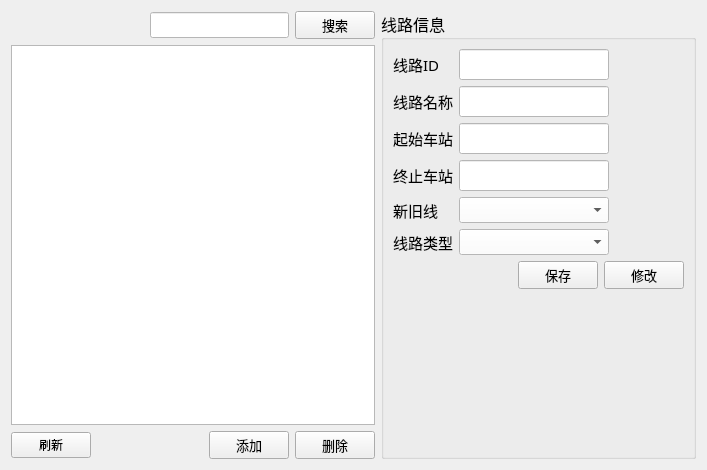
<?xml version="1.0" encoding="UTF-8"?>
<ui version="4.0">
 <class>ManageLineWidget</class>
 <widget class="QWidget" name="ManageLineWidget">
  <property name="geometry">
   <rect>
    <x>0</x>
    <y>0</y>
    <width>707</width>
    <height>470</height>
   </rect>
  </property>
  <property name="windowTitle">
   <string>Form</string>
  </property>
  <property name="styleSheet">
   <string notr="true"/>
  </property>
  <layout class="QGridLayout" name="gridLayout_2">
   <item row="0" column="0">
    <layout class="QHBoxLayout" name="horizontalLayout_2">
     <item>
      <spacer name="horizontalSpacer_7">
       <property name="orientation">
        <enum>Qt::Horizontal</enum>
       </property>
       <property name="sizeHint" stdset="0">
        <size>
         <width>40</width>
         <height>20</height>
        </size>
       </property>
      </spacer>
     </item>
     <item>
      <widget class="QLineEdit" name="findEdit">
       <property name="font">
        <font>
         <family>微软雅黑</family>
         <pointsize>10</pointsize>
        </font>
       </property>
       <property name="styleSheet">
        <string notr="true">background-color: rgb(255, 255, 255);</string>
       </property>
      </widget>
     </item>
     <item>
      <widget class="QPushButton" name="findButton">
       <property name="font">
        <font>
         <family>微软雅黑</family>
         <pointsize>10</pointsize>
        </font>
       </property>
       <property name="text">
        <string>搜索</string>
       </property>
       <property name="icon">
        <iconset resource="../../../lz_client_main/resource/icons.qrc">
         <normaloff>:/image/search (2).png</normaloff>:/image/search (2).png</iconset>
       </property>
       <property name="iconSize">
        <size>
         <width>40</width>
         <height>30</height>
        </size>
       </property>
       <property name="default">
        <bool>false</bool>
       </property>
      </widget>
     </item>
    </layout>
   </item>
   <item row="0" column="1" rowspan="3">
    <widget class="QGroupBox" name="groupBox">
     <property name="maximumSize">
      <size>
       <width>339</width>
       <height>16777215</height>
      </size>
     </property>
     <property name="font">
      <font>
       <family>华文楷体</family>
       <pointsize>12</pointsize>
      </font>
     </property>
     <property name="title">
      <string>线路信息</string>
     </property>
     <layout class="QVBoxLayout" name="verticalLayout">
      <item>
       <layout class="QGridLayout" name="gridLayout">
        <item row="0" column="0">
         <widget class="QLabel" name="label">
          <property name="font">
           <font>
            <family>微软雅黑</family>
            <pointsize>11</pointsize>
           </font>
          </property>
          <property name="text">
           <string>线路ID</string>
          </property>
         </widget>
        </item>
        <item row="0" column="1">
         <widget class="QLineEdit" name="lineEdit_lineiD">
          <property name="enabled">
           <bool>true</bool>
          </property>
          <property name="font">
           <font>
            <family>华文楷体</family>
            <pointsize>12</pointsize>
           </font>
          </property>
          <property name="acceptDrops">
           <bool>true</bool>
          </property>
          <property name="styleSheet">
           <string notr="true">background-color: rgb(255, 255, 255);</string>
          </property>
         </widget>
        </item>
        <item row="0" column="2">
         <spacer name="horizontalSpacer_3">
          <property name="orientation">
           <enum>Qt::Horizontal</enum>
          </property>
          <property name="sizeHint" stdset="0">
           <size>
            <width>78</width>
            <height>17</height>
           </size>
          </property>
         </spacer>
        </item>
        <item row="1" column="0">
         <widget class="QLabel" name="label_2">
          <property name="font">
           <font>
            <family>微软雅黑</family>
            <pointsize>11</pointsize>
           </font>
          </property>
          <property name="text">
           <string>线路名称</string>
          </property>
         </widget>
        </item>
        <item row="1" column="1">
         <widget class="QLineEdit" name="lineEdit_lineName">
          <property name="font">
           <font>
            <family>华文楷体</family>
            <pointsize>12</pointsize>
           </font>
          </property>
          <property name="styleSheet">
           <string notr="true">background-color: rgb(255, 255, 255);</string>
          </property>
         </widget>
        </item>
        <item row="1" column="2">
         <spacer name="horizontalSpacer_4">
          <property name="orientation">
           <enum>Qt::Horizontal</enum>
          </property>
          <property name="sizeHint" stdset="0">
           <size>
            <width>78</width>
            <height>20</height>
           </size>
          </property>
         </spacer>
        </item>
        <item row="2" column="0">
         <widget class="QLabel" name="label_3">
          <property name="font">
           <font>
            <family>微软雅黑</family>
            <pointsize>11</pointsize>
           </font>
          </property>
          <property name="text">
           <string>起始车站</string>
          </property>
         </widget>
        </item>
        <item row="2" column="1">
         <widget class="QLineEdit" name="lineEdit_startStation">
          <property name="font">
           <font>
            <family>华文楷体</family>
            <pointsize>12</pointsize>
           </font>
          </property>
          <property name="styleSheet">
           <string notr="true">background-color: rgb(255, 255, 255);</string>
          </property>
         </widget>
        </item>
        <item row="2" column="2">
         <spacer name="horizontalSpacer_5">
          <property name="orientation">
           <enum>Qt::Horizontal</enum>
          </property>
          <property name="sizeHint" stdset="0">
           <size>
            <width>78</width>
            <height>29</height>
           </size>
          </property>
         </spacer>
        </item>
        <item row="3" column="0">
         <widget class="QLabel" name="label_4">
          <property name="font">
           <font>
            <family>微软雅黑</family>
            <pointsize>11</pointsize>
           </font>
          </property>
          <property name="text">
           <string>终止车站</string>
          </property>
         </widget>
        </item>
        <item row="3" column="1">
         <widget class="QLineEdit" name="lineEdit_endStation">
          <property name="font">
           <font>
            <family>华文楷体</family>
            <pointsize>12</pointsize>
           </font>
          </property>
          <property name="styleSheet">
           <string notr="true">background-color: rgb(255, 255, 255);</string>
          </property>
         </widget>
        </item>
        <item row="3" column="2">
         <spacer name="horizontalSpacer_6">
          <property name="orientation">
           <enum>Qt::Horizontal</enum>
          </property>
          <property name="sizeHint" stdset="0">
           <size>
            <width>78</width>
            <height>17</height>
           </size>
          </property>
         </spacer>
        </item>
        <item row="4" column="0">
         <widget class="QLabel" name="dormitory">
          <property name="minimumSize">
           <size>
            <width>31</width>
            <height>21</height>
           </size>
          </property>
          <property name="font">
           <font>
            <family>微软雅黑</family>
            <pointsize>11</pointsize>
           </font>
          </property>
          <property name="text">
           <string>新旧线</string>
          </property>
          <property name="alignment">
           <set>Qt::AlignLeading|Qt::AlignLeft|Qt::AlignVCenter</set>
          </property>
         </widget>
        </item>
        <item row="4" column="1">
         <widget class="QComboBox" name="combobox_isNewLine">
          <property name="minimumSize">
           <size>
            <width>150</width>
            <height>0</height>
           </size>
          </property>
          <property name="font">
           <font>
            <family>微软雅黑</family>
            <pointsize>10</pointsize>
           </font>
          </property>
          <property name="styleSheet">
           <string notr="true">background-color: rgb(255, 255, 255);</string>
          </property>
          <item>
           <property name="text">
            <string/>
           </property>
          </item>
          <item>
           <property name="text">
            <string>新线</string>
           </property>
          </item>
          <item>
           <property name="text">
            <string>旧线</string>
           </property>
          </item>
         </widget>
        </item>
        <item row="5" column="0">
         <widget class="QLabel" name="qq">
          <property name="minimumSize">
           <size>
            <width>31</width>
            <height>21</height>
           </size>
          </property>
          <property name="font">
           <font>
            <family>微软雅黑</family>
            <pointsize>11</pointsize>
           </font>
          </property>
          <property name="text">
           <string>线路类型</string>
          </property>
          <property name="alignment">
           <set>Qt::AlignLeading|Qt::AlignLeft|Qt::AlignVCenter</set>
          </property>
         </widget>
        </item>
        <item row="5" column="1">
         <widget class="QComboBox" name="combobox_lineType">
          <property name="minimumSize">
           <size>
            <width>150</width>
            <height>0</height>
           </size>
          </property>
          <property name="font">
           <font>
            <family>微软雅黑</family>
            <pointsize>10</pointsize>
           </font>
          </property>
          <property name="styleSheet">
           <string notr="true">background-color: rgb(255, 255, 255);</string>
          </property>
          <item>
           <property name="text">
            <string/>
           </property>
          </item>
          <item>
           <property name="text">
            <string>内燃牵引</string>
           </property>
          </item>
          <item>
           <property name="text">
            <string>电力牵引</string>
           </property>
          </item>
         </widget>
        </item>
       </layout>
      </item>
      <item>
       <layout class="QHBoxLayout" name="horizontalLayout">
        <item>
         <spacer name="horizontalSpacer_2">
          <property name="orientation">
           <enum>Qt::Horizontal</enum>
          </property>
          <property name="sizeHint" stdset="0">
           <size>
            <width>83</width>
            <height>24</height>
           </size>
          </property>
         </spacer>
        </item>
        <item>
         <widget class="QPushButton" name="saveLine">
          <property name="font">
           <font>
            <family>微软雅黑</family>
            <pointsize>10</pointsize>
           </font>
          </property>
          <property name="text">
           <string>保存</string>
          </property>
          <property name="icon">
           <iconset resource="../../../lz_client_main/resource/icons.qrc">
            <normaloff>:/image/filesave.png</normaloff>:/image/filesave.png</iconset>
          </property>
         </widget>
        </item>
        <item>
         <widget class="QPushButton" name="modifyLine">
          <property name="font">
           <font>
            <family>微软雅黑</family>
            <pointsize>10</pointsize>
           </font>
          </property>
          <property name="text">
           <string>修改</string>
          </property>
          <property name="icon">
           <iconset resource="../../../lz_client_main/resource/icons.qrc">
            <normaloff>:/image/notepad.png</normaloff>:/image/notepad.png</iconset>
          </property>
         </widget>
        </item>
       </layout>
      </item>
      <item>
       <spacer name="verticalSpacer">
        <property name="orientation">
         <enum>Qt::Vertical</enum>
        </property>
        <property name="sizeHint" stdset="0">
         <size>
          <width>20</width>
          <height>40</height>
         </size>
        </property>
       </spacer>
      </item>
     </layout>
    </widget>
   </item>
   <item row="1" column="0">
    <widget class="QTableView" name="linesView">
     <property name="font">
      <font>
       <family>微软雅黑</family>
       <pointsize>10</pointsize>
       <weight>50</weight>
       <italic>false</italic>
       <bold>false</bold>
      </font>
     </property>
     <property name="focusPolicy">
      <enum>Qt::NoFocus</enum>
     </property>
     <property name="styleSheet">
      <string notr="true">font: 10pt &quot;微软雅黑&quot;;</string>
     </property>
    </widget>
   </item>
   <item row="2" column="0">
    <layout class="QHBoxLayout" name="horizontalLayout_3">
     <item>
      <widget class="QPushButton" name="refreshButton">
       <property name="text">
        <string>刷新</string>
       </property>
       <property name="icon">
        <iconset resource="../../../lz_client_main/resource/icons.qrc">
         <normaloff>:/image/refresh (2).png</normaloff>:/image/refresh (2).png</iconset>
       </property>
      </widget>
     </item>
     <item>
      <spacer name="horizontalSpacer">
       <property name="orientation">
        <enum>Qt::Horizontal</enum>
       </property>
       <property name="sizeHint" stdset="0">
        <size>
         <width>115</width>
         <height>20</height>
        </size>
       </property>
      </spacer>
     </item>
     <item>
      <widget class="QPushButton" name="newLine">
       <property name="font">
        <font>
         <family>微软雅黑</family>
         <pointsize>10</pointsize>
        </font>
       </property>
       <property name="cursor">
        <cursorShape>PointingHandCursor</cursorShape>
       </property>
       <property name="toolTip">
        <string>&lt;!DOCTYPE HTML PUBLIC &quot;-//W3C//DTD HTML 4.0//EN&quot; &quot;http://www.w3.org/TR/REC-html40/strict.dtd&quot;&gt;
&lt;html&gt;&lt;head&gt;&lt;meta name=&quot;qrichtext&quot; content=&quot;1&quot; /&gt;&lt;style type=&quot;text/css&quot;&gt;
p, li { white-space: pre-wrap; }
&lt;/style&gt;&lt;/head&gt;&lt;body style=&quot; font-family:'SimSun'; font-size:9pt; font-weight:400; font-style:normal;&quot;&gt;
&lt;p align=&quot;center&quot; style=&quot; margin-top:0px; margin-bottom:0px; margin-left:0px; margin-right:0px; -qt-block-indent:0; text-indent:0px;&quot;&gt;&lt;span style=&quot; font-size:12pt; font-weight:600;&quot;&gt;添加&lt;/span&gt;&lt;/p&gt;&lt;/body&gt;&lt;/html&gt;</string>
       </property>
       <property name="styleSheet">
        <string notr="true"/>
       </property>
       <property name="text">
        <string>添加</string>
       </property>
       <property name="icon">
        <iconset resource="../../../lz_client_main/resource/icons.qrc">
         <normaloff>:/image/add.png</normaloff>:/image/add.png</iconset>
       </property>
       <property name="iconSize">
        <size>
         <width>16</width>
         <height>16</height>
        </size>
       </property>
       <property name="autoDefault">
        <bool>false</bool>
       </property>
      </widget>
     </item>
     <item>
      <widget class="QPushButton" name="deleteLine">
       <property name="baseSize">
        <size>
         <width>20</width>
         <height>20</height>
        </size>
       </property>
       <property name="font">
        <font>
         <family>微软雅黑</family>
         <pointsize>10</pointsize>
        </font>
       </property>
       <property name="cursor">
        <cursorShape>PointingHandCursor</cursorShape>
       </property>
       <property name="toolTip">
        <string>&lt;!DOCTYPE HTML PUBLIC &quot;-//W3C//DTD HTML 4.0//EN&quot; &quot;http://www.w3.org/TR/REC-html40/strict.dtd&quot;&gt;
&lt;html&gt;&lt;head&gt;&lt;meta name=&quot;qrichtext&quot; content=&quot;1&quot; /&gt;&lt;style type=&quot;text/css&quot;&gt;
p, li { white-space: pre-wrap; }
&lt;/style&gt;&lt;/head&gt;&lt;body style=&quot; font-family:'SimSun'; font-size:9pt; font-weight:400; font-style:normal;&quot;&gt;
&lt;p align=&quot;center&quot; style=&quot; margin-top:0px; margin-bottom:0px; margin-left:0px; margin-right:0px; -qt-block-indent:0; text-indent:0px;&quot;&gt;&lt;span style=&quot; font-size:12pt; font-weight:600;&quot;&gt;删除&lt;/span&gt;&lt;/p&gt;&lt;/body&gt;&lt;/html&gt;</string>
       </property>
       <property name="styleSheet">
        <string notr="true"/>
       </property>
       <property name="text">
        <string>删除</string>
       </property>
       <property name="icon">
        <iconset resource="../../../lz_client_main/resource/icons.qrc">
         <normaloff>:/image/minus (2).png</normaloff>:/image/minus (2).png</iconset>
       </property>
       <property name="iconSize">
        <size>
         <width>16</width>
         <height>16</height>
        </size>
       </property>
      </widget>
     </item>
    </layout>
   </item>
  </layout>
 </widget>
 <resources>
  <include location="../../../lz_client_main/resource/icons.qrc"/>
 </resources>
 <connections/>
</ui>
